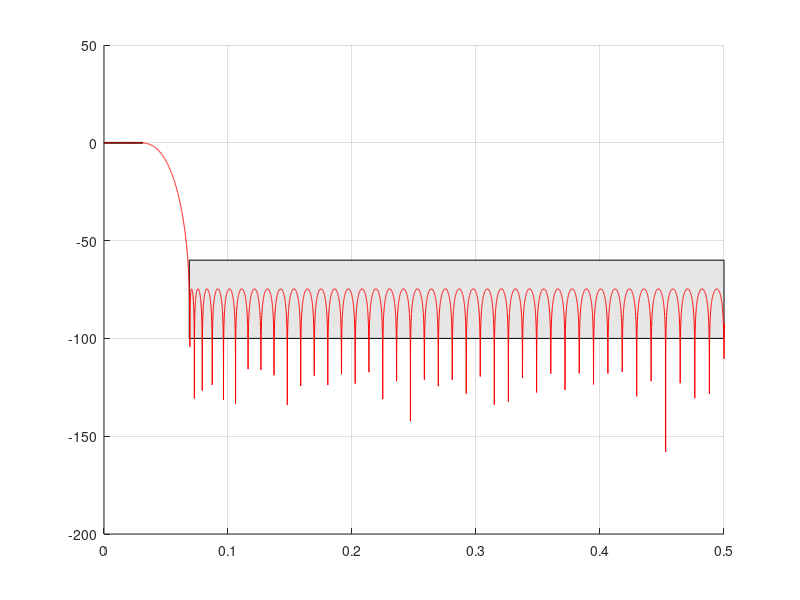

The MATLAB script that drew this image:
% Tyler Aubin, Sam King, Caleb Jewell, Aidan Greenlee
% Determine an adequate filter to reject/stop aliasing

% Given the passband of 1kHz, and stopband of 2.2kHz
N = 16*1024;

% Sampling Frequency (32kHz)
Fs = 32e3;

beta = 5.678;

% Set f and M
f = (0:N-1)/N;
M = 90;

% Frequency points on Nyquist
F = [0 0.03125 0.06875 0.5] / 0.5;

% Desired amplitude corresponding to F
A =[1 1 0 0];

% Delta p
d1 = 1 - 10^(-0.2/20);

% Delta s
d2 = 10^(-60/20); 

% Weights
W = [1/d1 1/d2];

% Create a PM Equiripple filter of M - 1 order
hpm = firpm(M-1, F, A, W);
Hpm = fft(hpm, N);
figure(1); clf;
%Second block spec patch for f = 0.125 to 0.5
patch([.06875 .5 .5 .06875],[-100 -100 -60 -60], .9*[1 1 1]);
%Pass band spec
patch([0.0 0.03125 0.03125 0.0],[-0.2 -0.2 0.2 0.2],.9*[1 1 1]);
grid on;
hold on;
plot(f, 20 * log10(abs(Hpm)), 'r');
xlim([0 0.5]);

for i = 1:length(hpm(:,1))-1
    fprintf("%g, %g, %g, %g, %g, \n", hpm(i,:));
    
end
fprintf("%g, %g, %g, %g, %g, \n", hpm(end,:));
